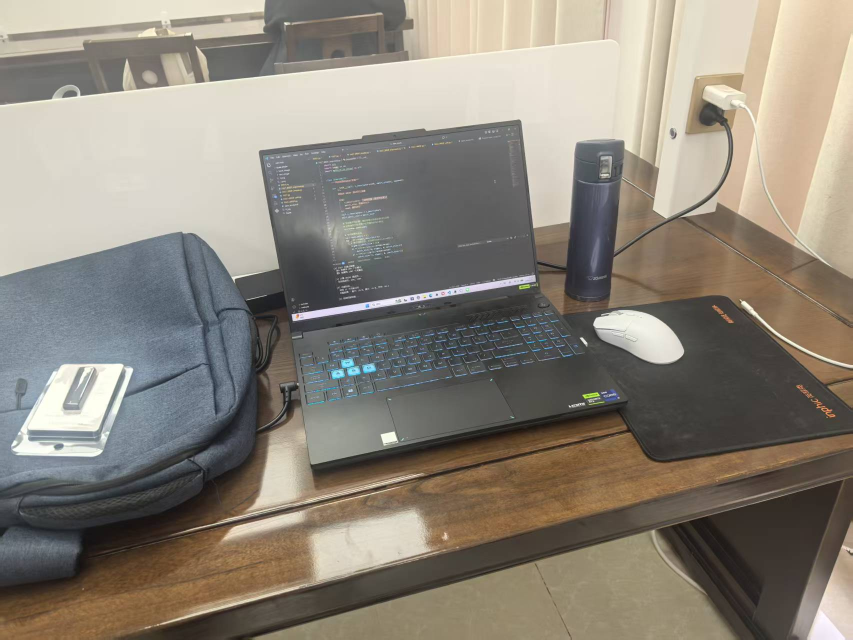
#> input picture test_image/t1.jpg, 1706 x 1279 px (shown at 1/2 size)
$ python 5_Epipolar_Geometry_Use_EMat.py
#> lines starting #> are read from the running program, lines starting #| are printed output that depends on the picture; long printed decimals are rounded
# output:
# 已根据 P70 硬件优化 K 矩阵，估计像素焦距: 1083.33
# 相机旋转矩阵 R:
#  [[ 0.98802034  0.04123455 -0.14871289]
#  [-0.04233442  0.99909451 -0.00423672]
#  [ 0.14840354  0.01048164  0.98887134]]
# 观察旋转矩阵的对角线 [0.988, 0.999, 0.988]。因为这些值都非常接近 1，说明你拍摄两张照片时的姿态非常稳，没有剧烈的晃动。
#
# 相机平移向量 t (方向单位化):
# [[ 0.97363871] X 轴 (0.97)：主导方向。说明你拿着 P70 主要是向右侧进行了平移
#  [-0.14036244] Y 轴 (-0.14)：负值。说明在移动过程中，相机有轻微的向上提（因为相机坐标系 Y 轴向下）
#  [ 0.17979448]] Z 轴 (0.18)：正值。说明相机稍微向后退了一点点，或者是镜头中心稍微远离了物体

# 更新：在原有基础上新增了三角测量部分，能够从匹配的 2D 点对中恢复出稀疏的 3D 点云。通过定义两个相机的投影矩阵，并使用 OpenCV 的 triangulatePoints 函数，我们成功地重建了场景中的 3D 点坐标。最后还提供了一个简单的 3D 散点图来可视化这些重建的点云。

import cv2
import numpy as np
from matplotlib import pyplot as plt


def drawlines(img1, img2, lines, pts1, pts2):
    ''' 在 img1 上画出 img2 对应的对极线 '''
    r, c = img1.shape[:2]
    img1_color = cv2.cvtColor(img1, cv2.COLOR_GRAY2BGR) if len(
        img1.shape) == 2 else img1.copy()

    for r_line, pt1, pt2 in zip(lines, pts1, pts2):
        color = tuple(np.random.randint(0, 255, 3).tolist())
        # 对极线方程 ax + by + c = 0
        x0, y0 = map(int, [0, -r_line[2]/r_line[1]])
        x1, y1 = map(int, [c, -(r_line[2] + r_line[0]*c)/r_line[1]])

        img1_color = cv2.line(img1_color, (x0, y0), (x1, y1), color, 1)
        img1_color = cv2.circle(img1_color, tuple(
            pt1.astype(int)), 5, color, -1)
    return img1_color


# 1. 读取图像
img1 = cv2.imread('./test_image/t1.jpg', 0)
#> img1: shape (1279, 1706); min 11, max 255, mean 133.9
img2 = cv2.imread('./test_image/t2.jpg', 0)
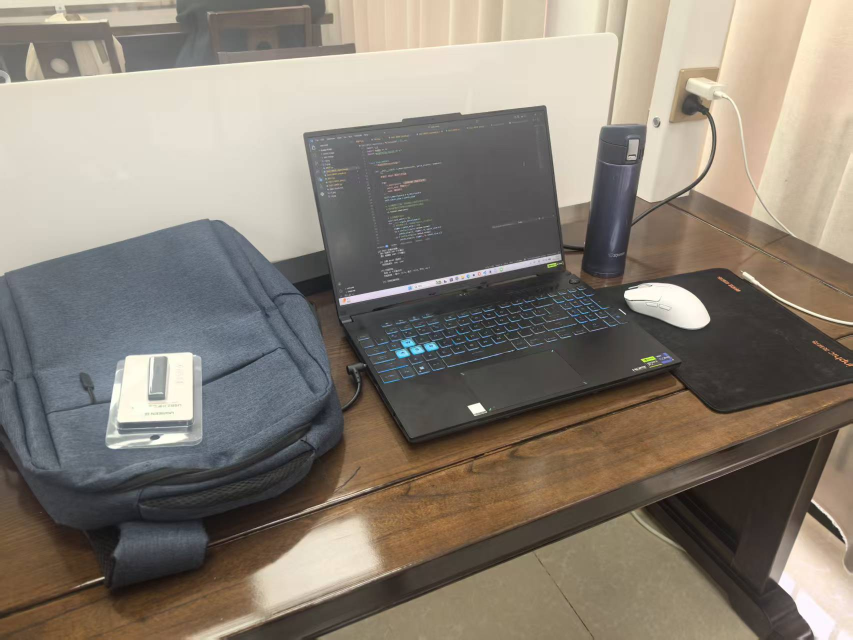
#> input picture test_image/t2.jpg, 1706 x 1279 px (shown at 1/2 size)
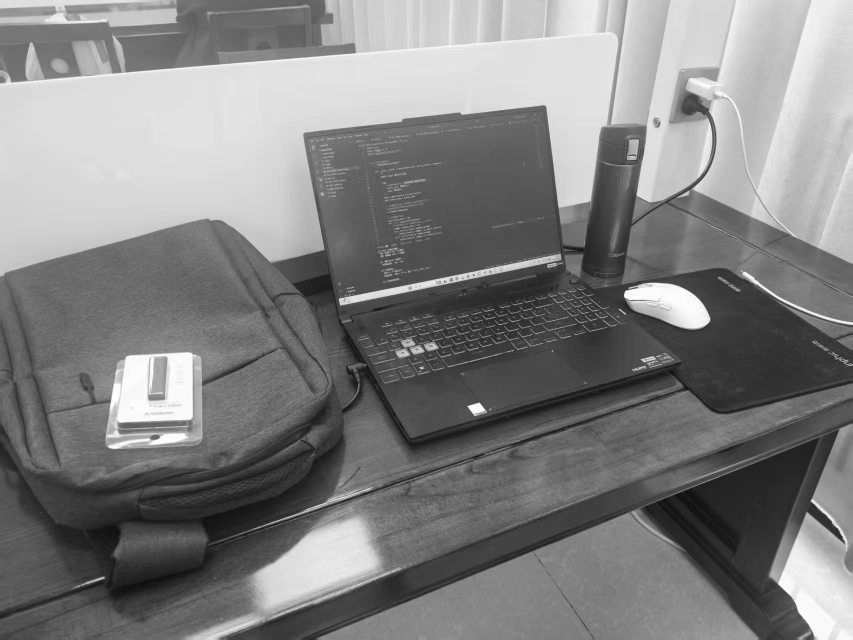
#> img2: shape (1279, 1706) (shown at 1/2 size); min 6, max 255, mean 129.2
h, w = img1.shape
#> h = 1279; w = 1706

# --- 针对华为 P70 优化的 K 矩阵 ---
# P70 主摄等效焦距约 24.5mm，全画幅参考 36mm
f_pixel = (24.5 * w) / 36
#> f_pixel = 1161
K = np.array([[f_pixel, 0,       w / 2],
              [0,       f_pixel, h / 2],
              [0,       0,       1]], dtype=np.float32)
print(f"已根据 P70 硬件优化 K 矩阵，估计像素焦距: {f_pixel:.2f}")
#| 已根据 P70 硬件优化 K 矩阵，估计像素焦距: 1161.03

# 2. 特征提取 (ORB)
orb = cv2.ORB_create(nfeatures=2000)
kp1, des1 = orb.detectAndCompute(img1, None)
#> kp1 = 2000 keypoints; strongest (x, y, size): (1138, 812, 31), (584, 629, 31), (1161, 676, 31), (586, 640, 31)
kp2, des2 = orb.detectAndCompute(img2, None)
#> kp2 = 2000 keypoints; strongest (x, y, size): (1251, 588, 111.1), (941, 814, 77.1), (937, 812, 37.2), (1248, 585, 92.6)

# 3. 特征匹配 (BFMatcher)
bf = cv2.BFMatcher(cv2.NORM_HAMMING, crossCheck=True)
matches = bf.match(des1, des2)
#> matches = 585 matches
matches = sorted(matches, key=lambda x: x.distance)

# 提取匹配点坐标
pts1 = np.float32([kp1[m.queryIdx].pt for m in matches])
#> pts1 = 585 pairs, first value 37 to 1663, second value 45.6 to 1098.8
pts2 = np.float32([kp2[m.trainIdx].pt for m in matches])
#> pts2 = 585 pairs, first value 51.84 to 1671, second value 44 to 1155

# 4. 【关键】通过内参 K 计算本质矩阵 E，并用 RANSAC 过滤误匹配
# threshold=1.0 表示对极约束误差在 1 像素以内
E, mask = cv2.findEssentialMat(
    pts1, pts2, K, method=cv2.RANSAC, prob=0.999, threshold=1.0)
#> E = [[-0.0118, -0.116, -0.111], [0.00969, 0.00128, -0.698], [0.0799, 0.693, -0.0161]]; mask = 585 values, max 1 at index 0, min 0 at index 5, mean 0.405

# 筛选 Inliers
pts1_in = pts1[mask.ravel() == 1]
#> pts1_in = 237 pairs, first value 247 to 1638, second value 56.4 to 876.1
pts2_in = pts2[mask.ravel() == 1]
#> pts2_in = 237 pairs, first value 51.84 to 1671, second value 44 to 819.4

# 5. 【姿态恢复】看看相机是怎么挪动的
_, R, t, _ = cv2.recoverPose(E, pts1_in, pts2_in, K)
#> R = [[0.988, 0.0443, -0.151], [-0.0447, 0.999, 0.00121], [0.151, 0.00555, 0.989]]; t = [0.974, -0.158, 0.163]
print("\n相机旋转矩阵 R:\n", R)
#| 相机旋转矩阵 R:
#|  [[ 0.9875  0.04432 -0.1511  ]
#|  [-0.04465  0.999  0.00121]
#|  [ 0.151  0.005553  0.9885 ]]
print("\n相机平移向量 t (方向单位化):\n", t)
#| 相机平移向量 t (方向单位化):
#|  [[ 0.9739]
#|  [-0.1584]
#|  [ 0.1628]]

# 6. 计算对极线用于可视化
# 计算 F 矩阵：F = inv(K).T * E * inv(K)
Ki = np.linalg.inv(K)
F = Ki.T @ E @ Ki
#> F = [[-8.74e-09, -8.58e-08, -3.32e-05], [7.19e-09, 9.49e-10, -0.000608], [7.17e-05, 0.000669, -0.0393]]

# 计算并绘制
lines1 = cv2.computeCorrespondEpilines(
    pts2_in.reshape(-1, 1, 2), 2, F).reshape(-1, 3)
#> lines1 = 237 rows, first 8: [0.11, 0.994, -343.8], [0.114, 0.994, -685.3], [0.111, 0.994, -414.4], [0.11, 0.994, -345.9], [0.108, 0.994, -203.7], [0.114, 0.994, -685.5], [0.117, 0.993, -936.8], [0.107, 0.994, -120.8]
img_left = drawlines(img1, img2, lines1, pts1_in, pts2_in)
#> the loop in drawlines, `for r_line, pt1, pt2 in zip(lines, pts1, pts2):` made 237 passes
#> (r_line, pt1, pt2, color, y0, y1) on passes 1 to 3: ([0.11, 0.994, -343.8], [1406.4, 191.1], [1373.6, 174.2], (172, 47, 117), 345, 157), ([0.114, 0.994, -685.3], [792, 600], [872.4, 562.8], (192, 67, 251), 689, 494), ([0.111, 0.994, -414.4], [1373.6, 263.8], [1339.5, 242.6], (195, 103, 9), 416, 227)
#> pass 1, in drawlines, `img1_color = cv2.line(img1_color, (x0, y0), (x1, y1), color, 1)`:
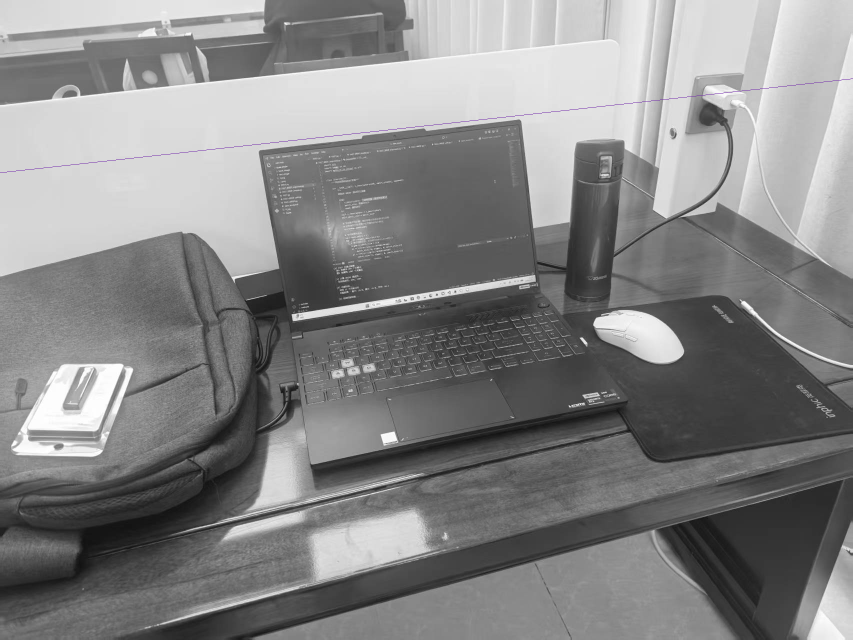
#> img1_color: shape (1279, 1706, 3) (shown at 1/2 size); mean B, G, R 133.9, 133.8, 133.9
#> after the loop in drawlines, `for r_line, pt1, pt2 in zip(lines, pts1, pts2):`:
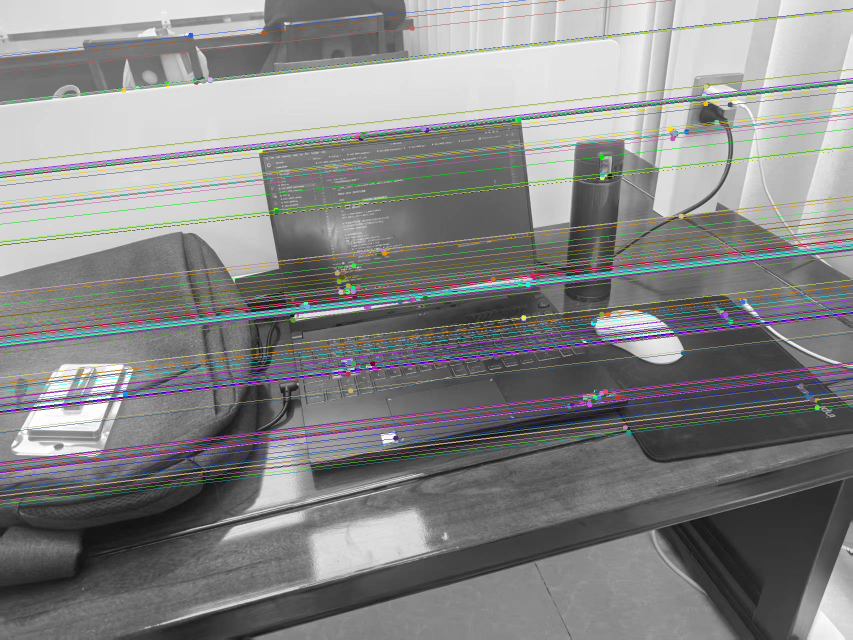
#> img1_color: shape (1279, 1706, 3) (shown at 1/2 size); mean B, G, R 133.3, 133.6, 133.3

lines2 = cv2.computeCorrespondEpilines(
    pts1_in.reshape(-1, 1, 2), 1, F).reshape(-1, 3)
#> lines2 = 237 rows, first 8: [-0.103, -0.995, 315.2], [-0.15, -0.989, 688.5], [-0.113, -0.994, 391.7], [-0.103, -0.995, 317.1], [-0.0832, -0.997, 160.3], [-0.151, -0.989, 689], [-0.185, -0.983, 958.7], [-0.0716, -0.997, 69.31]
img_right = drawlines(img2, img1, lines2, pts2_in, pts1_in)
#> the loop in drawlines (call 2), `for r_line, pt1, pt2 in zip(lines, pts1, pts2):` made 237 passes
#> (r_line, pt1, pt2, color, y0, y1) on passes 1 to 3: ([-0.103, -0.995, 315.2], [1373.6, 174.2], [1406.4, 191.1], (163, 194, 148), 316, 140), ([-0.15, -0.989, 688.5], [872.4, 562.8], [792, 600], (173, 185, 207), 696, 436), ([-0.113, -0.994, 391.7], [1339.5, 242.6], [1373.6, 263.8], (119, 164, 105), 394, 200)
#> pass 1, in drawlines (call 2), `img1_color = cv2.line(img1_color, (x0, y0), (x1, y1), color, 1)`:
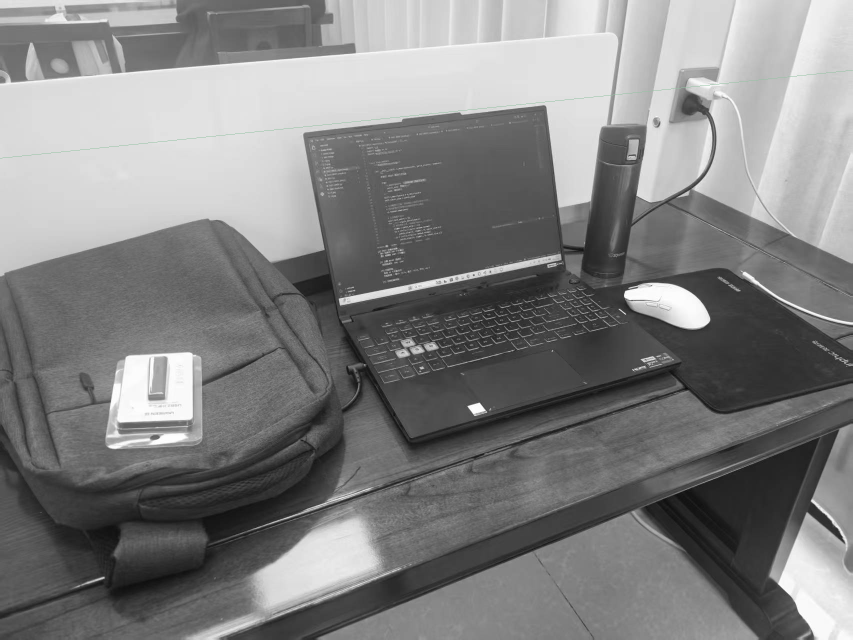
#> img1_color: shape (1279, 1706, 3) (shown at 1/2 size); mean B, G, R 129.1, 129.2, 129.1
#> after the loop in drawlines (call 2), `for r_line, pt1, pt2 in zip(lines, pts1, pts2):`:
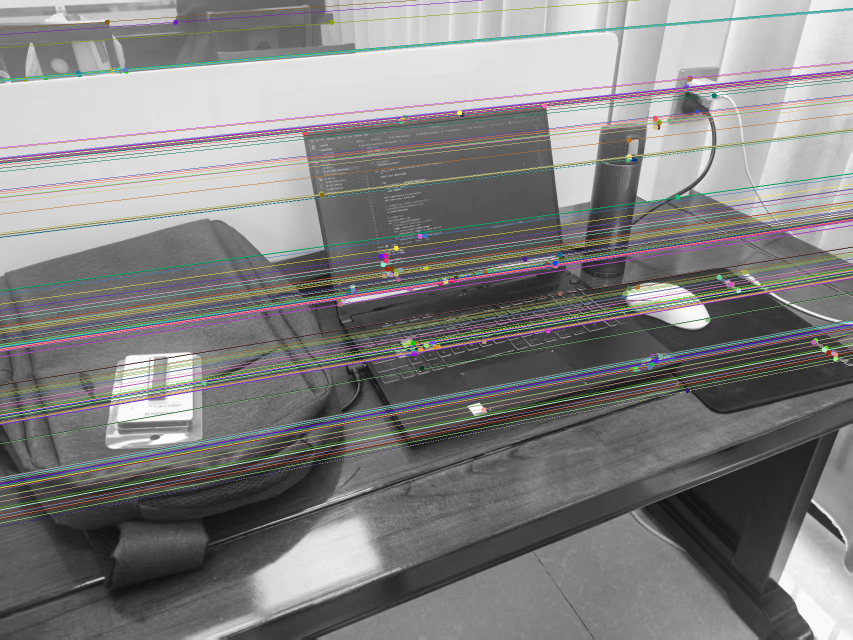
#> img1_color: shape (1279, 1706, 3) (shown at 1/2 size); mean B, G, R 129.1, 129.6, 130.2

# 7. 结果展示
plt.figure(figsize=(16, 8))
plt.subplot(121), plt.imshow(cv2.cvtColor(img_left, cv2.COLOR_BGR2RGB))
plt.title(f'Left Image (Inliers: {len(pts1_in)})')
plt.axis('off')
plt.subplot(122), plt.imshow(cv2.cvtColor(img_right, cv2.COLOR_BGR2RGB))
plt.title('Right Image (Epipolar Lines)')
plt.axis('off')
plt.tight_layout()

# --- 8. 【新增】三角测量：从 2D 点恢复 3D 空间坐标 ---

# 定义投影矩阵 P = K [R | t]
# 第一个相机视角（参考系原点）：R = I, t = 0
P1 = K @ np.hstack((np.eye(3), np.zeros((3, 1))))
# 第二个相机视角（相对于第一个）：使用 recoverPose 算出的 R, t
P2 = K @ np.hstack((R, t))
#> P2 = [[1275.4, 56.2, 667.8, 1269.5], [44.73, 1163.4, 633.6, -79.84], [0.151, 0.00555, 0.989, 0.163]]

# 转换点格式为 2xN (float64) 以适配 triangulatePoints
pts1_tri = pts1_in.T
pts2_tri = pts2_in.T

# 调用 OpenCV 三角测量函数
# 返回的是齐次坐标 (4, N)
points_4d_hom = cv2.triangulatePoints(P1, P2, pts1_tri, pts2_tri)

# 将齐次坐标转换为非齐次 3D 坐标 [X, Y, Z]
points_3d = points_4d_hom[:3, :] / points_4d_hom[3, :]
points_3d = points_3d.T  # 转置为 (N, 3)
#> points_3d = 237 rows, first 8: [2.49, -2.02, 5.23], [-0.231, -0.151, 4.39], [2.47, -1.78, 5.5], [2.51, -2.03, 5.27], [-6.94, -7.25, 17.63], [0.799, -0.275, 4.58], [0.939, 0.497, 3.46], [-6.9, -12.17, 24.59]

# 打印结果：由于是单目，这里的数值单位是相对的（尺度不确定性）
print("\n--- 三角测量结果 ---")
print(f"成功重建 3D 点数量: {points_3d.shape[0]}")
#| 成功重建 3D 点数量: 237
print("前 5 个点的 3D 坐标 (X, Y, Z):\n", points_3d[:5])
#| 前 5 个点的 3D 坐标 (X, Y, Z):
#|  [[ 2.495  -2.023   5.234 ]
#|  [-0.2311 -0.1511   4.394 ]
#|  [ 2.468  -1.780   5.504 ]
#|  [ 2.509  -2.027    5.269  ]
#|  [-6.944   -7.253    17.627  ]]

# 可视化 3D 点云（简单的 3D 散点图）
fig = plt.figure(figsize=(8, 8))
ax = fig.add_subplot(111, projection='3d')
ax.scatter(points_3d[:, 0], points_3d[:, 1],
           points_3d[:, 2], c='r', marker='o', s=5)
ax.set_title("Reconstructed 3D Points (Sparse Cloud)")
ax.set_xlabel('X axis'), ax.set_ylabel('Y axis'), ax.set_zlabel('Z axis')
plt.show()
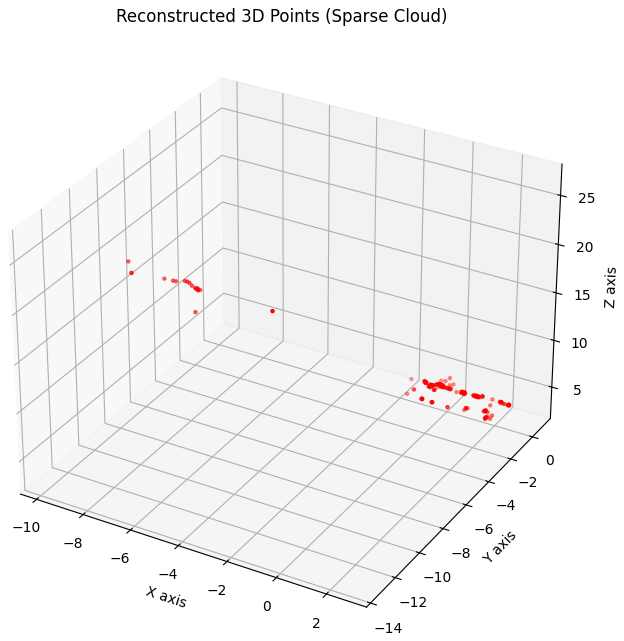
#> figure drawn by matplotlib, 1 panel
